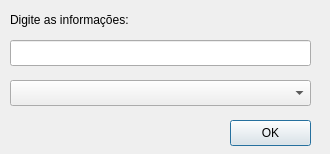
<?xml version="1.0" encoding="UTF-8"?>
<ui version="4.0">
 <class>Dialog</class>
 <widget class="QDialog" name="Dialog">
  <property name="geometry">
   <rect>
    <x>0</x>
    <y>0</y>
    <width>330</width>
    <height>154</height>
   </rect>
  </property>
  <property name="windowTitle">
   <string>Formulário de Cadastro</string>
  </property>
  <widget class="QLabel" name="lbl_instrucao">
   <property name="geometry">
    <rect>
     <x>10</x>
     <y>10</y>
     <width>311</width>
     <height>20</height>
    </rect>
   </property>
   <property name="text">
    <string>Digite as informações:</string>
   </property>
  </widget>
  <widget class="QLineEdit" name="txt_nome">
   <property name="geometry">
    <rect>
     <x>10</x>
     <y>40</y>
     <width>301</width>
     <height>26</height>
    </rect>
   </property>
  </widget>
  <widget class="QPushButton" name="btn_ok">
   <property name="geometry">
    <rect>
     <x>230</x>
     <y>120</y>
     <width>81</width>
     <height>26</height>
    </rect>
   </property>
   <property name="text">
    <string>OK</string>
   </property>
  </widget>
  <widget class="QComboBox" name="cmb_categoria">
   <property name="geometry">
    <rect>
     <x>10</x>
     <y>80</y>
     <width>301</width>
     <height>26</height>
    </rect>
   </property>
  </widget>
 </widget>
 <resources/>
 <connections/>
</ui>
